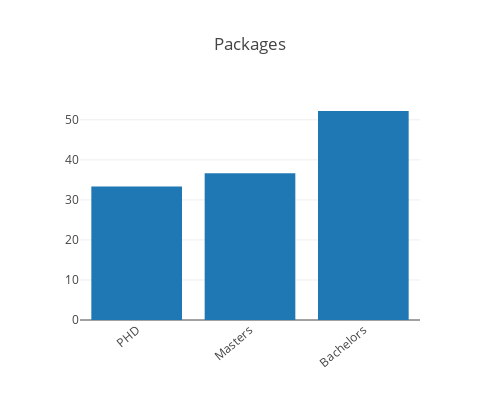

Notebook cell for this chart:
### Code cell
graph_data = []

#py.offline.iplot(Figure(data=graph_data, layout=bar_layout), filename='Skillsets1')
graph_data = [go.Bar(
            x=df_degree['degree'],
            y=df_degree['percent']
    )]

py.offline.iplot(Figure(data=graph_data, layout=bar_layout), filename='degree-barplot')

### Figure 1 — Plotly figure (JSON) as saved in the notebook; plotly's stock layout.template omitted (floating-point values rounded to 4 significant figures)
{"data": [{"type": "bar", "uid": "050f7994-b7c2-11e8-b7ff-4c3488ea762f", "x": ["PHD", "Masters", "Bachelors"], "y": [33.35, 36.67, 52.21]}], "layout": {"barmode": "group", "height": 400, "paper_bgcolor": "rgba(0,0,0,0)", "plot_bgcolor": "rgba(0,0,0,0)", "title": "Packages", "width": 500, "xaxis": {"tickangle": -40}}}
